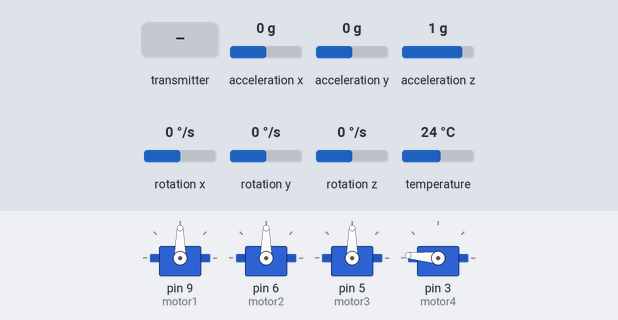
Recording of a sketch running on a simulated Arduino Uno, built with avr-gcc and run on an emulated ATmega328P. Shown: 4 × servo. The inputs (shaded band) are chosen by the test bench; at power-on: acceleration x 0 g, acceleration y 0 g, acceleration z 1 g, rotation x 0 °/s, rotation y 0 °/s, rotation z 0 °/s, temperature 24 °C.

Above: at 4.2 s.
4.3 s: the transmitter starts sending readChannel.2 = 1000
At 5.1 s:
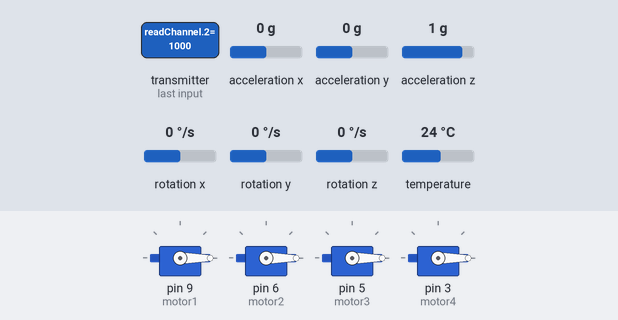
5.8 s: the transmitter starts sending readChannel.2 = 1250
At 7.2 s:
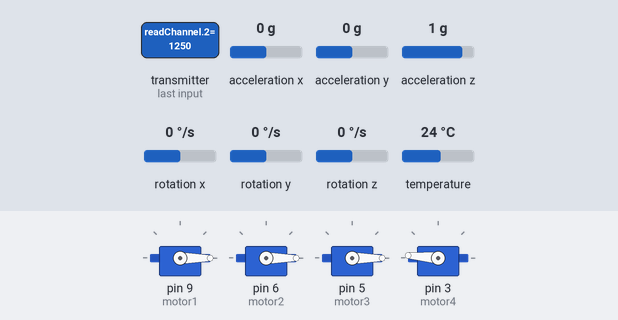
Timing chart, 0 to 8.8 s (numbered marks = the images above; inputs shaded):
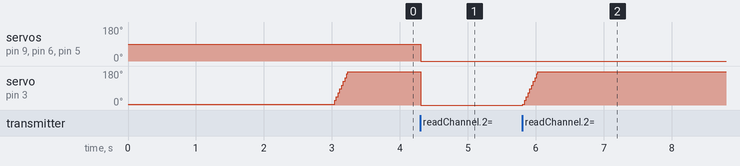

The sketch:

FlightController.ino
```cpp
/*
 * Author: Ricardo Rufino
 */

#include <IBusBM.h>
#include <Servo.h>
#include <MPU6050_tockn.h>
#include <Wire.h>

IBusBM IBus;                                // IBus object.

Servo motor1, motor2, motor3, motor4;       // Servo objects that control the ESCs of the 4 motors.

MPU6050 mpu6050(Wire);                      // Gyroscope object.

// Variables used to store values of RC controller's channels.--------------------------------------
/* ch1: left-right, low=1000, high=2000, idle=1498
 * ch2: bottom-top, low=1000, high=2000, idle=1497
 * ch3: throttle, low=1000, high=2000, idle=n/a
 * ch4: yaw, low=1000, high=2000, idle=1500
 * ch5:
 * ch6:
 * ch7:
 * ch8:
 * ch9:
 * ch10:
 */
int ch1, ch2, ch3, ch4;
int ch5, ch6, ch7, ch8;
int ch9, chl0;

int ch1_dead_lo = 1494, ch1_dead_hi = 1502, ch1_center=1498;
int ch2_dead_lo = 1493, ch2_dead_hi = 1501, ch2_center=1497;
int ch4_dead_lo = 1484, ch4_dead_hi = 1516, ch4_center=1500;

int xRollCorrection, yRollCorrection;

//Varibales used to storve values of Gyroscope readings. --------------------------------------------
float temp;
float ax, ay, az;
float gx, gy, gz;
float angleX, angleY, angleZ;

float xAngleCorrection;
float yAngleCorrection;

// Variables used to control serial trouble shooting. -----------------------------------------------
bool troubleShootRC         = false;
bool troubleShootGyro       = false;
bool troubleShootStabilizer = false;

// Variables used to start the drone.
bool start1 = true;

// Additional variables. ----------------------------------------------------------------------------
int throttleValController;                  // Used to control the throttle of the drone.
int throttleValMotor1;                      // Used to control the throttle of motor1 (front-left).
int throttleValMotor2;                      // Used to control the throttle of motor2 (front-right).
int throttleValMotor3;                      // Used to control the throttle of motor3 (back-left).
int throttleValMotor4;                      // Used to control the throttle of motor4 (back-right).

void setup()
{
  IBus.begin(Serial);                       // iBUS object connected to serial0 RX pin

  Wire.begin();
  mpu6050.begin();
  mpu6050.calcGyroOffsets(true);

  //(pin, min pulse width, max pulse widhth in milliseconds)
  motor1.attach(9, 1000, 2000);             // Top-left
  motor2.attach(6, 1000, 2000);             // Top-right
  motor3.attach(5, 1000, 2000);             // Bottom-left
  motor4.attach(3, 1000, 2000);             // Bottom-right


}

void loop()
{

  // Gathering information from RC controller. --------------------------------------------------------
  ch1  = IBus.readChannel(0);             // get latest value for servo channel 1
  ch2  = IBus.readChannel(1);             // get latest value for servo channel 2
  ch3  = IBus.readChannel(2);             // get latest value for servo channel 3
  ch4  = IBus.readChannel(3);             // get latest value for servo channel 4
  ch5  = IBus.readChannel(4);             // get latest value for servo channel 5
  ch6  = IBus.readChannel(5);             // get latest value for servo channel 6
  ch7  = IBus.readChannel(6);             // get latest value for servo channel 7
  ch8  = IBus.readChannel(7);             // get latest value for servo channel 8
  ch9  = IBus.readChannel(8);             // get latest value for servo channel 9
  chl0 = IBus.readChannel(9);             // get latest value for servo channel 10

  // Gathering information from gyroscope. -------------------------------------------------------------
  mpu6050.update();

  temp = mpu6050.getTemp();

  ax = mpu6050.getAccX();
  ay = mpu6050.getAccY();
  az = mpu6050.getAccZ();

  gx = mpu6050.getGyroX();
  gy = mpu6050.getGyroY();
  gz = mpu6050.getGyroZ();

  angleX = mpu6050.getAngleX();
  angleY = mpu6050.getAngleY();
  angleZ = mpu6050.getAngleZ();

  // Controlling motion of drone.
  MotionControl();

  // Will print information about RC controller.
  if (troubleShootRC)
  {
    Serial.print(ch1);
    Serial.print(","); Serial.print(ch2);
    Serial.print(","); Serial.print(ch3);
    Serial.print(","); Serial.print(ch4);
    Serial.print(","); Serial.print(ch5);
    Serial.print(","); Serial.print(ch6);
    Serial.print(","); Serial.print(ch7);
    Serial.print(","); Serial.print(ch8);
    Serial.print(","); Serial.print(ch9);
    Serial.print(","); Serial.print(chl0);
    Serial.println();
    delay(100);
  }

  // Will print information about gyroscope.
  if (troubleShootGyro)
  {
    Serial.print("Temp: "); Serial.print(temp); Serial.print(", ");
    Serial.print("AccX: "); Serial.print(ax);   Serial.print(", ");
    Serial.print("AccY: "); Serial.print(ay);   Serial.print(", ");
    Serial.print("AccZ: "); Serial.print(az);   Serial.print(", ");
    Serial.print("GyroX: "); Serial.print(gx);   Serial.print(", ");
    Serial.print("GyroY: "); Serial.print(gy);   Serial.print(", ");
    Serial.print("GyroZ: "); Serial.print(gz);   Serial.print(", ");
    Serial.print("AngleX: "); Serial.print(angleX);   Serial.print(", ");
    Serial.print("AngleY: "); Serial.print(angleY);   Serial.print(", ");
    Serial.print("AngleZ: "); Serial.print(angleZ);   Serial.print(", ");
    Serial.println();
    delay(100);
  }
}

/*****************************************************************************************************
 * Functions
 ****************************************************************************************************/

/*
 *
 */
void Stabilizer()
{
  xAngleCorrection = 15*angleX;
  yAngleCorrection = 15*angleY;

  xRollCorrection = ch2 + xAngleCorrection;
  yRollCorrection = ch1 - yAngleCorrection;

  if (troubleShootStabilizer)
  {
    Serial.print("xCorr: "); Serial.print(xRollCorrection); Serial.print(" , ");
    Serial.print("yCorr: "); Serial.print(yRollCorrection); Serial.print(" , ");
    Serial.print("Motor 3: "); Serial.print(throttleValMotor3);
    Serial.println();
    delay(100);
  }

  // Adjusting drone's x-axis roll. --------------------------------------------------------------------
  if (yRollCorrection >= ch1_center)
  {
    if (xRollCorrection >= ch2_center)
    {
      throttleValMotor3 += 5;
      if (throttleValMotor3 > 175)
      {
        throttleValMotor3 = 175;
      }
      motor4.write(throttleValMotor3);
    }
  }
}

/*
 *
 */
void MotionControl()
{
  /*
   * Starting drone throttle... At this point all motors start to spin at the
   * same speed depending on the position of the thre throttle joystick (ch3).
   */
  if (ch3 < 1100)
  {
    throttleValController = map(ch3, 1000, 2000, 0, 180);

    //*****REMOVE THIS IF STATEMENT WHEN CALIBRATING ESC*****
    if (throttleValController > 135)
    {
      throttleValController = 135;
    }

    throttleValMotor1 = throttleValController;
    throttleValMotor2 = throttleValController;
    throttleValMotor3 = throttleValController;
    throttleValMotor4 = throttleValController;

    motor1.write(throttleValMotor1);
    motor2.write(throttleValMotor2);
    motor3.write(throttleValMotor3);
    motor4.write(throttleValMotor4);
  }
  else
  {
    Stabilizer();
  }
}
```

Measured:
- after the input at 4.3 s, servo on pin 9 (motor1), servo on pin 6 (motor2), servo on pin 5 (motor3): 90° → 0° at once; servo on pin 3 (motor4): 175° → 0° at once
- after the input at 5.8 s, servo on pin 3 (motor4): moves from 0° to 175° over 0.22 s, starting at once
